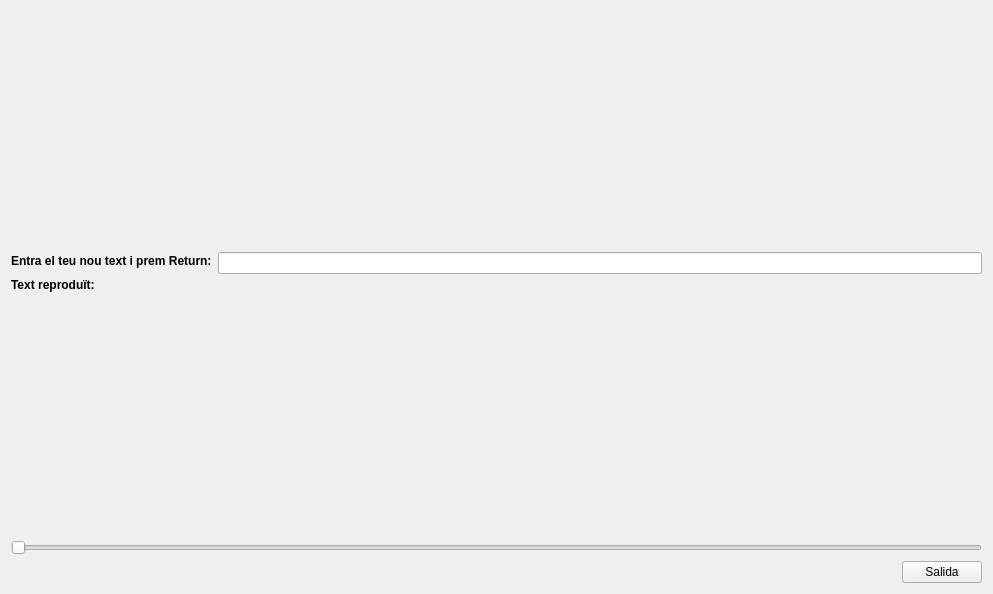
<?xml version="1.0" encoding="UTF-8"?>
<ui version="4.0">
 <class>MyForm</class>
 <widget class="QWidget" name="MyForm">
  <property name="geometry">
   <rect>
    <x>0</x>
    <y>0</y>
    <width>993</width>
    <height>594</height>
   </rect>
  </property>
  <property name="windowTitle">
   <string>MyForm</string>
  </property>
  <layout class="QVBoxLayout" name="verticalLayout_5">
   <item>
    <layout class="QVBoxLayout" name="verticalLayout_4">
     <item>
      <spacer name="verticalSpacer_2">
       <property name="orientation">
        <enum>Qt::Vertical</enum>
       </property>
       <property name="sizeHint" stdset="0">
        <size>
         <width>20</width>
         <height>40</height>
        </size>
       </property>
      </spacer>
     </item>
     <item>
      <layout class="QHBoxLayout" name="horizontalLayout">
       <item>
        <layout class="QVBoxLayout" name="verticalLayout_2">
         <item>
          <widget class="QLabel" name="label">
           <property name="font">
            <font>
             <weight>75</weight>
             <bold>true</bold>
            </font>
           </property>
           <property name="text">
            <string>Entra el teu nou text i prem Return:</string>
           </property>
          </widget>
         </item>
         <item>
          <widget class="QLabel" name="label_3">
           <property name="font">
            <font>
             <weight>75</weight>
             <bold>true</bold>
            </font>
           </property>
           <property name="text">
            <string>Text reproduït:</string>
           </property>
          </widget>
         </item>
        </layout>
       </item>
       <item>
        <layout class="QVBoxLayout" name="verticalLayout">
         <item>
          <widget class="MyLineEdit" name="lineEdit">
           <property name="text">
            <string/>
           </property>
          </widget>
         </item>
         <item>
          <widget class="MyLabel" name="label_2">
           <property name="text">
            <string/>
           </property>
          </widget>
         </item>
        </layout>
       </item>
      </layout>
     </item>
    </layout>
   </item>
   <item>
    <layout class="QVBoxLayout" name="verticalLayout_3">
     <item>
      <spacer name="verticalSpacer">
       <property name="orientation">
        <enum>Qt::Vertical</enum>
       </property>
       <property name="sizeHint" stdset="0">
        <size>
         <width>20</width>
         <height>40</height>
        </size>
       </property>
      </spacer>
     </item>
     <item>
      <widget class="QSlider" name="horizontalSlider">
       <property name="orientation">
        <enum>Qt::Horizontal</enum>
       </property>
      </widget>
     </item>
     <item>
      <layout class="QHBoxLayout" name="horizontalLayout_2">
       <item>
        <spacer name="horizontalSpacer">
         <property name="orientation">
          <enum>Qt::Horizontal</enum>
         </property>
         <property name="sizeHint" stdset="0">
          <size>
           <width>40</width>
           <height>20</height>
          </size>
         </property>
        </spacer>
       </item>
       <item>
        <widget class="QPushButton" name="pushButton">
         <property name="text">
          <string>Salida</string>
         </property>
        </widget>
       </item>
      </layout>
     </item>
    </layout>
   </item>
  </layout>
 </widget>
 <customwidgets>
  <customwidget>
   <class>MyLabel</class>
   <extends>QLabel</extends>
   <header>MyLabel.h</header>
   <slots>
    <slot>setTextUpper(QString)</slot>
    <slot>sendText()</slot>
    <slot>MyTruncate(int)</slot>
   </slots>
  </customwidget>
  <customwidget>
   <class>MyLineEdit</class>
   <extends>QLineEdit</extends>
   <header>MyLineEdit.h</header>
   <slots>
    <signal>sendText(QString)</signal>
    <slot>processReturn()</slot>
   </slots>
  </customwidget>
 </customwidgets>
 <resources/>
 <connections>
  <connection>
   <sender>pushButton</sender>
   <signal>clicked()</signal>
   <receiver>MyForm</receiver>
   <slot>close()</slot>
   <hints>
    <hint type="sourcelabel">
     <x>343</x>
     <y>273</y>
    </hint>
    <hint type="destinationlabel">
     <x>400</x>
     <y>240</y>
    </hint>
   </hints>
  </connection>
  <connection>
   <sender>lineEdit</sender>
   <signal>returnPressed()</signal>
   <receiver>lineEdit</receiver>
   <slot>processReturn()</slot>
   <hints>
    <hint type="sourcelabel">
     <x>387</x>
     <y>120</y>
    </hint>
    <hint type="destinationlabel">
     <x>387</x>
     <y>120</y>
    </hint>
   </hints>
  </connection>
  <connection>
   <sender>lineEdit</sender>
   <signal>sendText(QString)</signal>
   <receiver>label_2</receiver>
   <slot>setText(QString)</slot>
   <hints>
    <hint type="sourcelabel">
     <x>319</x>
     <y>111</y>
    </hint>
    <hint type="destinationlabel">
     <x>323</x>
     <y>135</y>
    </hint>
   </hints>
  </connection>
  <connection>
   <sender>horizontalSlider</sender>
   <signal>valueChanged(int)</signal>
   <receiver>label_2</receiver>
   <slot>MyTruncate(int)</slot>
   <hints>
    <hint type="sourcelabel">
     <x>222</x>
     <y>233</y>
    </hint>
    <hint type="destinationlabel">
     <x>298</x>
     <y>132</y>
    </hint>
   </hints>
  </connection>
 </connections>
</ui>
